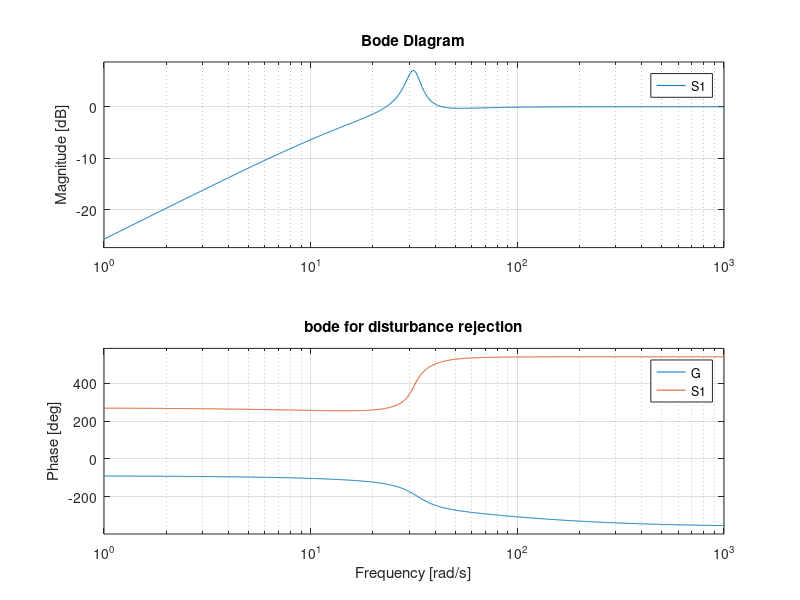

Write the MATLAB code that produced this figure.
clc;
clear all;
J_m = 0.0001;
J_l = 0.001;
K = 1;
N = 5;
C_m = 0.01;
C_l = 0.01;

% Define the numerator and denominator coefficients
numerator = K / N;
denominator = [J_l * J_m, (J_l * C_m + C_l * J_m), ...
    (J_l * K / N^2 + C_l * C_m + K * J_m), ...
    (C_l * K / N^2 + K * C_m), 0];

% Create the open-loop transfer function
G = tf(numerator, denominator);

% Create the sensitivity function
S1 = -1 / (1 + G);

% Plot Bode diagram of G and S in one plot
figure;
bode(G);
hold on;
bode(S1);
legend('G', 'S1');
grid on;
title('bode for disturbance rejection')
